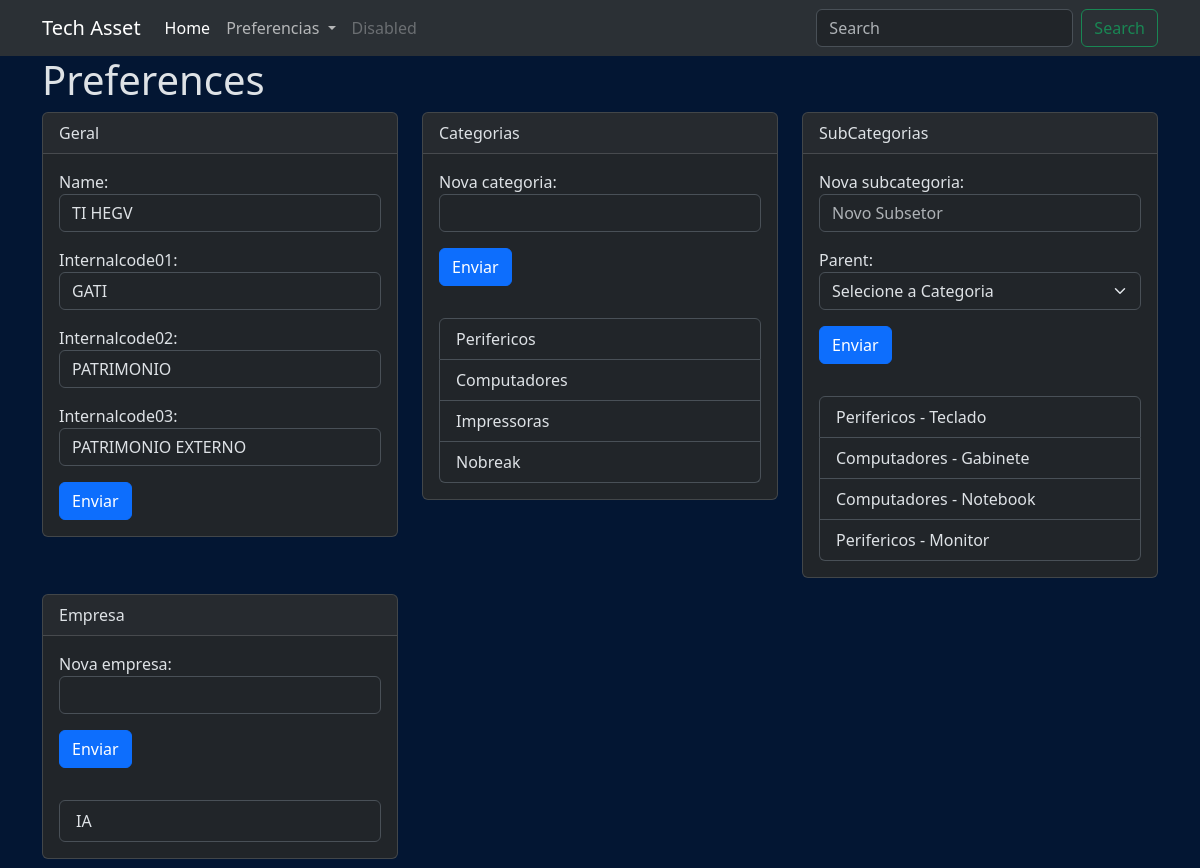
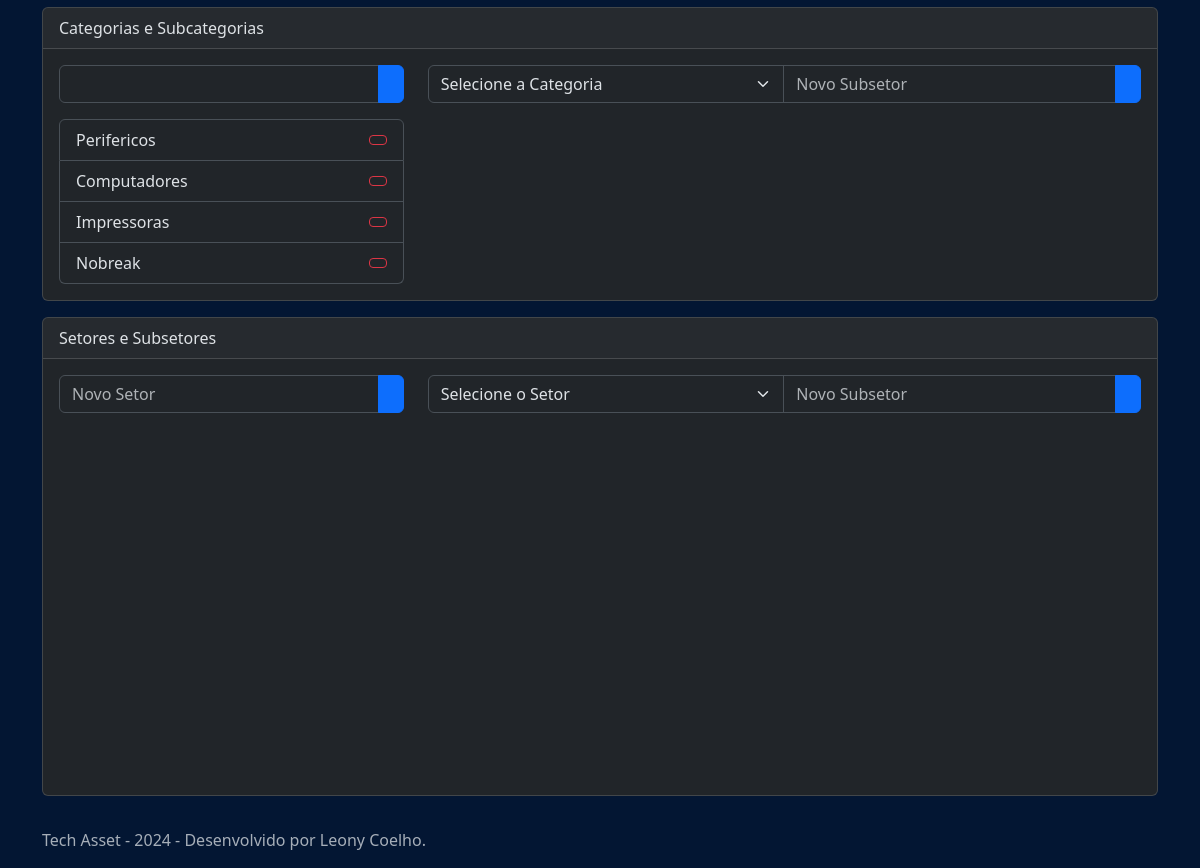
The app's page /preferences/, older data (2 pictures, top to bottom).
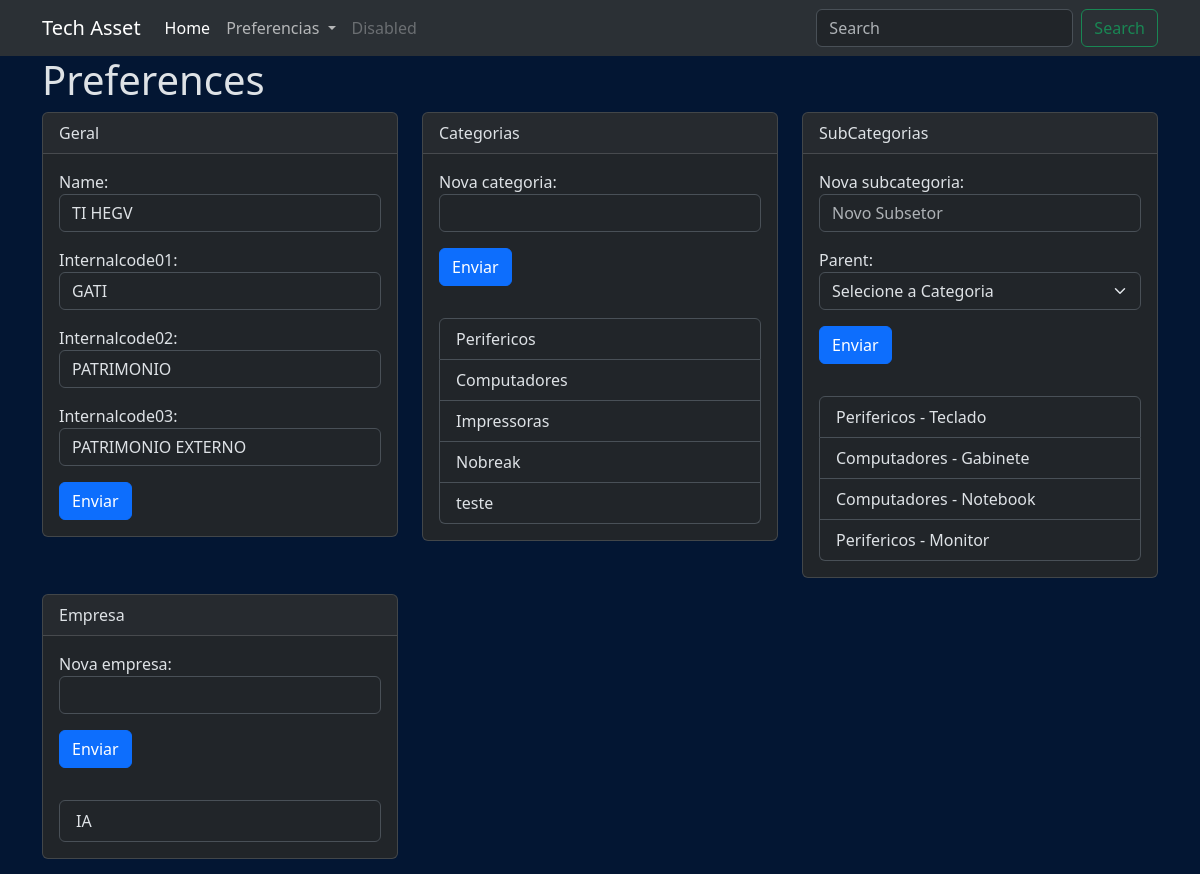
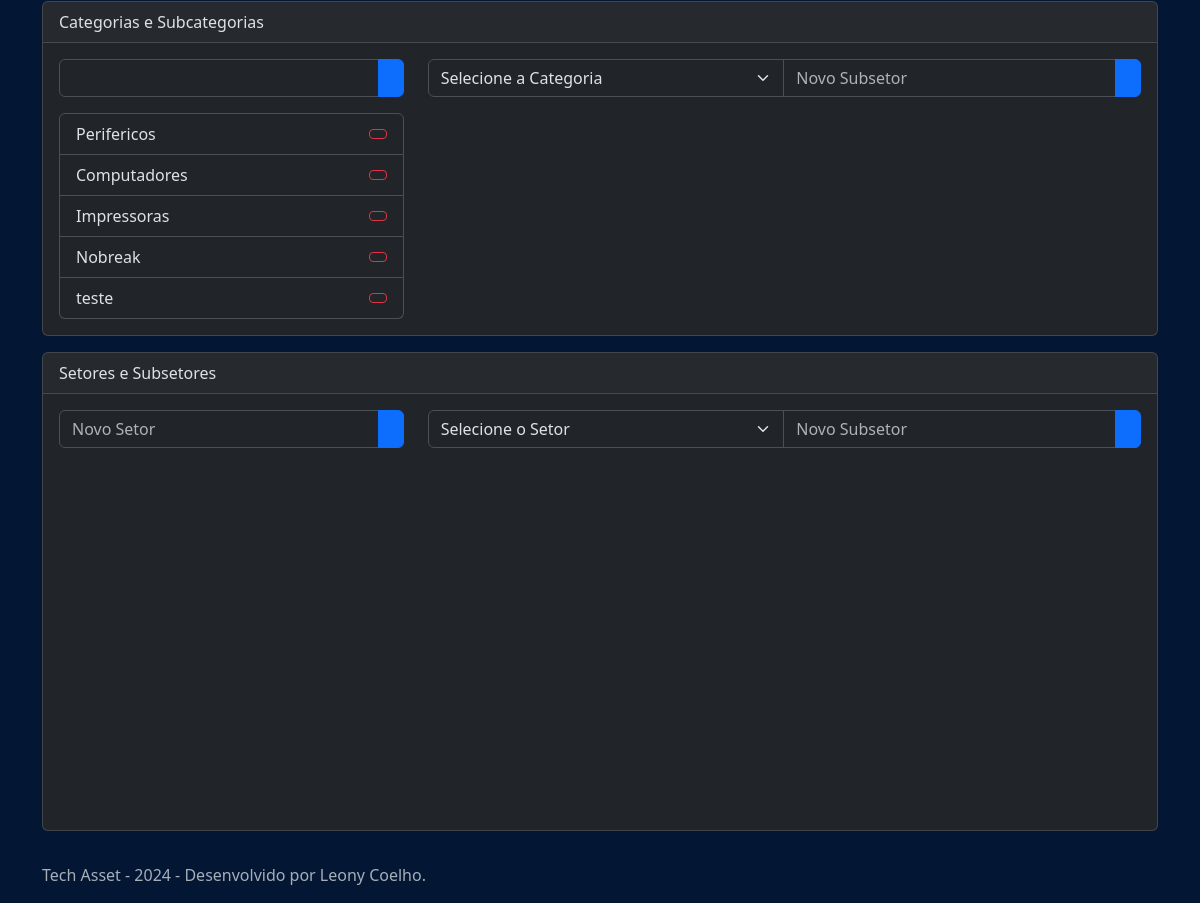
The same page, newer data (2 pictures, top to bottom).
### app_tech_asset/models.py (models this page shows, shortened)
class Category(models.Model):
    name = models.CharField(null=False, max_length=50)
    def __str__(self):
        return self.name

class SubCategory(models.Model):
    parent = models.ForeignKey(Category, blank=True, on_delete=models.CASCADE)
    name = models.CharField(null=False, max_length=50)

class RentalCompany(models.Model):
    name = models.CharField(null=False, max_length=50)

### app_tech_asset/views.py (the view)
# urls.py: path('preferences/', views.preferences, name='preferences'),
def preferences(request):
    categoryform = CategoryForm()
    subcategoryform = SubCategoryForm()
    sectorform = SectorForm()
    subsectorform = SubSectorForm()
    rentalcompanyform = RentalCompanyForm()
    globalform = GlobalForm()
    category_list = Category.objects.all()
    subcategory_list = SubCategory.objects.all()
    category_list_alt = Category.objects.prefetch_related('subcategory_set').all()
    subcategory_list_alt = SubCategory.objects.all()
    context = {
        'categoryform': categoryform,
        'subcategoryform': subcategoryform,
        'sectorform': sectorform,
        'subsectorform': subsectorform,
        'rentalcompanyform': rentalcompanyform,
        'globalform': globalform,
        'category_list': category_list,
        'subcategory_list': subcategory_list,
        'category_list_alt': category_list_alt,
        'subcategory_list_alt': subcategory_list_alt,
    }
    return render(request, 'preferences.html', context)

### app_tech_asset/forms.py
class CategoryForm(forms.Form):
    Nova_Categoria = forms.CharField(max_length=50, widget=forms.TextInput(attrs={'class': 'form-control'}))

class SubCategoryForm(forms.Form):
    Nova_SubCategoria = forms.CharField(max_length=50, widget=forms.TextInput(attrs={'class': 'form-control'}))
    parent = forms.ModelChoiceField(
        queryset=Category.objects.all(),
        widget=forms.Select(attrs={'class': 'form-select'}),
        empty_label="Selecione a Categoria"
    )
    Nova_SubCategoria = forms.CharField(
        max_length=50,
        widget=forms.TextInput(attrs={'class': 'form-control', 'placeholder': 'Novo Subsetor'})
    )

### app_tech_asset/models.py (called while the page is built)
    def __str__(self):
        return self.name

### app_tech_asset/templates/preferences.html (shortened to what the changed rows need)
{% extends 'base.html' %}
{% block content %}
<div class="container">
    <h1>Preferences</h1>
    <div class="row"  data-masonry='{"percentPosition": true }'>
        <div class="col-4">
            <div class="card mb-3">
                <div class="card-body">
                    <ul class="list-group">
                        {% for category in categories %}
                        <li class="list-group-item">{{ category.name }}</li>
                        {% endfor %}
                    </ul>
                </div>
            </div>
        </div>
        <div class="col-4">
            <div class="card mb-3">
                <div class="card-body">
                    <ul class="list-group">
                        {% for subcategory in subcategories %}
                        <li class="list-group-item">{{ subcategory.parent}} - {{ subcategory.name }}</li>
                        {% endfor %}
                    </ul>
                </div>
            </div>
        </div>
        <div class="col-4">
            <div class="card mb-3">
                <div class="card-body">
                    <ul class="list-group">
                        {% for rentalcompany in rental_companies %}
                        <li class="list-group-item">{{ rentalcompany.name }}</li>
                        {% endfor %}
                    </ul>
                </div>
            </div>
        </div>
        <div class="mb-3">
            <div class="card">
                    <div class="card-body">
                        <div class="row">
                            <div class="col-4">
                            <div class="category-list">
                                <div id="simple-list-example" class="d-flex flex-column gap-2 simple-list-example-scrollspy">
                                    <ul class="list-group" id="category-list">
                                        {% for category in category_list %}
                                        <li class="list-group-item d-flex justify-content-between align-items-center" onclick="showSubcategorys('{{ category.id }}')">
                                            {{ category.name }}
                                            <a href="#" class="btn btn-outline-danger btn-sm" onclick="deletecategory('{{ category.id }}', event)"></a>
                                        </li>
                                        {% endfor %}
                                    </ul>
                                </div>
                            </div>
                        </div>
                    </div>
                </div>
            </div>
        </div>
    </div>
</div>
{% endblock %}

Row changes from the older to the newer data that the page shows:
added Category: name "teste"
